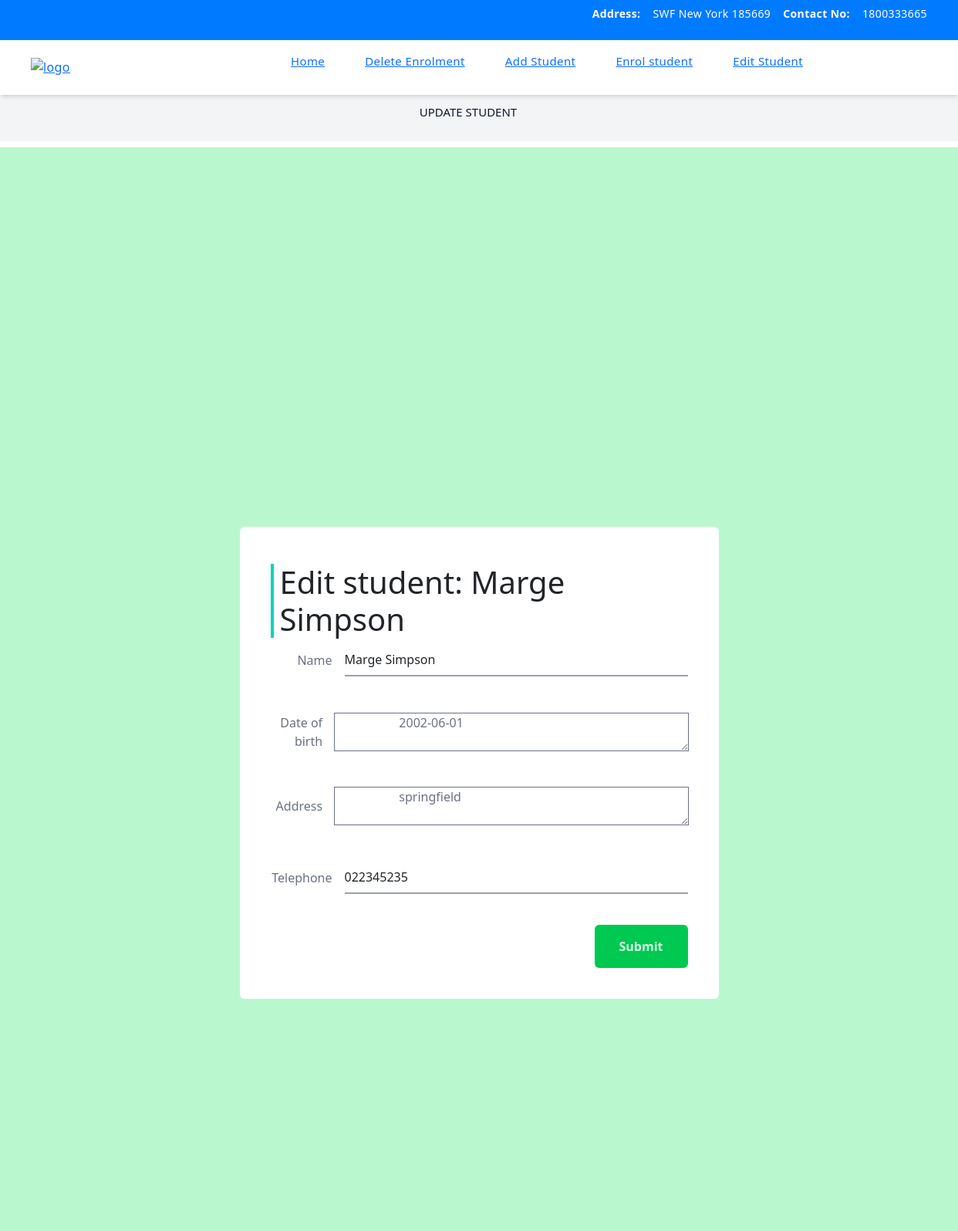
Screenshot of /pages/update-student-form.php?studentid=4 with the database file from the repository.
### tables this page shows
CREATE TABLE `student` (
  `student_id` int(11) NOT NULL,
  `student_name` varchar(64) DEFAULT NULL,
  `dob` date DEFAULT NULL,
  `address` varchar(255) DEFAULT NULL,
  `tel` varchar(13) DEFAULT NULL
);

### pages/update-student-form.php (the view, shortened to what this page needs)
<?php
include '../config/dbConfig.php';
include '../partials/header.php';
$studentNo = $_GET['studentid'];
$products = $conn->prepare("SELECT
student_name,
dob,
address,
tel
FROM student
WHERE student_id = ?
");
$products->bind_param('i', $studentNo);
$products->execute();
$products->store_result();
$products->bind_result($name, $dob, $address, $tel);
?>
<div class="bg-gray-100 px-4 py-2.5 gap-4">
  <div class="flex items-center justify-center flex-wrap gap-y-2 gap-x-6 pr-7 text-center relative">
    <p class="text-[15px] text-slate-900 font-medium leading-relaxed">UPDATE STUDENT</p>
  </div>
</div>
<div class="flex flex-col">
  <div class="overflow-x-auto sm:-mx-6 lg:-mx-8">
    <div class="py-2 inline-block min-w-full sm:px-6 lg:px-8">
      <div class="overflow-hidden">
      <div class="bg-green-200 min-h-screen flex items-center">
    <div class="bg-white p-10 md:w-2/3 lg:w-1/2 mx-auto rounded">
    <h1 class="text-2xl md:text-3xl pl-2 my-2 border-l-4  font-sans font-bold border-teal-400  dark:text-gray-200">Edit student: <?= $name ?></h1>
        <form action="update-student-controller.php?studentNo=<?= $studentNo ?>" method="post">
            <div class="flex items-center mb-5">
                <label for="name" class="w-20 inline-block text-right mr-4 text-gray-500 text-gray-500">Name</label>
                <input name="student_name" id="name" type="text" value="<?= $name ?>" class="border-b-2 border-gray-400 flex-1 py-2 placeholder-gray-300 outline-none focus:border-green-400">
            </div>
            <div class="flex items-center mb-5">
            <label for="dob" class="w-20 inline-block text-right mr-4 text-gray-500 text-gray-500">Date of birth</label>
                <textarea name="dob" id="dob" class="w-full outline inline-block text-gray-500 text-gray-500">
                    <?= $dob ?>
                </textarea>
            </div>
            <div class="flex items-center mb-5">
            <label for="address" class="w-20 inline-block text-right mr-4 text-gray-500 text-gray-500">Address</label>
                <textarea name="address" id="address" class="w-full outline inline-block text-gray-500 text-gray-500">
                    <?= $address ?>
                </textarea>
            </div>
            <div class="flex items-center mb-10">
                <label for="tel" class="w-20 inline-block text-right mr-4 text-gray-500 text-gray-500"> Telephone</label>
                <input type="text" name="tel" id="tel" value="<?= $tel ?>"  class="border-b-2 border-gray-400 flex-1 py-2 placeholder-gray-300 outline-none focus:border-green-400">
            </div>
            <div class="text-right">
                <button class="py-3 px-8 bg-green-500 text-green-100 font-bold rounded" type="submit">Submit</button>
            </div>
        </form>
    </div>
    </div>
      </div>
    </div>
  </div>
</div>
<?php
  include '../partials/footer.php';
?>

### rows the page displays
student: student_name "Marge Simpson", dob "2002-06-01", address "springfield", tel "022345235"
